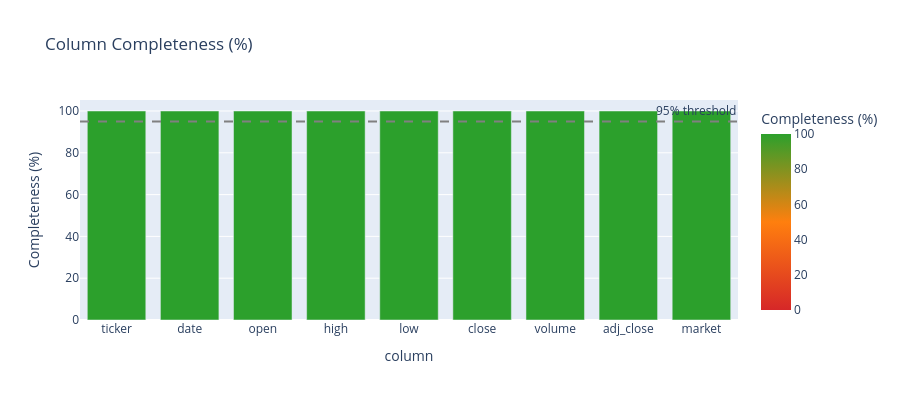

Source (notebook cell):
### Markdown cell above
### Profiling Visualization — Column Completeness

Bar chart showing data completeness (percentage of non-null values) per column.

### Code cell
try:
    if "quality" in dir():
        comp_data = pd.DataFrame([
            {"column": col, "completeness": m.get("completeness", 0) * 100}
            for col, m in quality.items()
        ])

        fig = px.bar(
            comp_data, x="column", y="completeness",
            title="Column Completeness (%)",
            labels={"completeness": "Completeness (%)"},
            color="completeness",
            color_continuous_scale=["#D62728", "#FF7F0E", "#2CA02C"],
            range_color=[0, 100],
        )
        fig.add_hline(y=95, line_dash="dash", line_color="gray",
                      annotation_text="95% threshold")
        fig.update_layout(height=400, showlegend=False)
        fig.show()
    else:
        print("No quality metrics available. Run previous cell first.")
except Exception as e:
    print(f"Error: {e}")

### Figure 1 — Plotly figure (JSON) as saved in the notebook; plotly's stock layout.template omitted (floating-point values rounded to 4 significant figures)
{"data": [{"hovertemplate": "column=%{x}<br>Completeness (%)=%{marker.color}<extra></extra>", "legendgroup": "", "marker": {"color": [100.0, 100.0, 100.0, 100.0, 100.0, 100.0, 100.0, 100.0, 100.0], "coloraxis": "coloraxis", "pattern": {"shape": ""}}, "name": "", "orientation": "v", "showlegend": false, "textposition": "auto", "type": "bar", "x": ["ticker", "date", "open", "high", "low", "close", "volume", "adj_close", "market"], "xaxis": "x", "y": [100.0, 100.0, 100.0, 100.0, 100.0, 100.0, 100.0, 100.0, 100.0], "yaxis": "y"}], "layout": {"annotations": [{"showarrow": false, "text": "95% threshold", "x": 1, "xanchor": "right", "xref": "x domain", "y": 95, "yanchor": "bottom", "yref": "y"}], "barmode": "relative", "coloraxis": {"cmax": 100, "cmin": 0, "colorbar": {"title": {"text": "Completeness (%)"}}, "colorscale": [[0.0, "#D62728"], [0.5, "#FF7F0E"], [1.0, "#2CA02C"]]}, "height": 400, "legend": {"tracegroupgap": 0}, "shapes": [{"line": {"color": "gray", "dash": "dash"}, "type": "line", "x0": 0, "x1": 1, "xref": "x domain", "y0": 95, "y1": 95, "yref": "y"}], "showlegend": false, "title": {"text": "Column Completeness (%)"}, "xaxis": {"anchor": "y", "domain": [0.0, 1.0], "title": {"text": "column"}}, "yaxis": {"anchor": "x", "domain": [0.0, 1.0], "title": {"text": "Completeness (%)"}}}}
